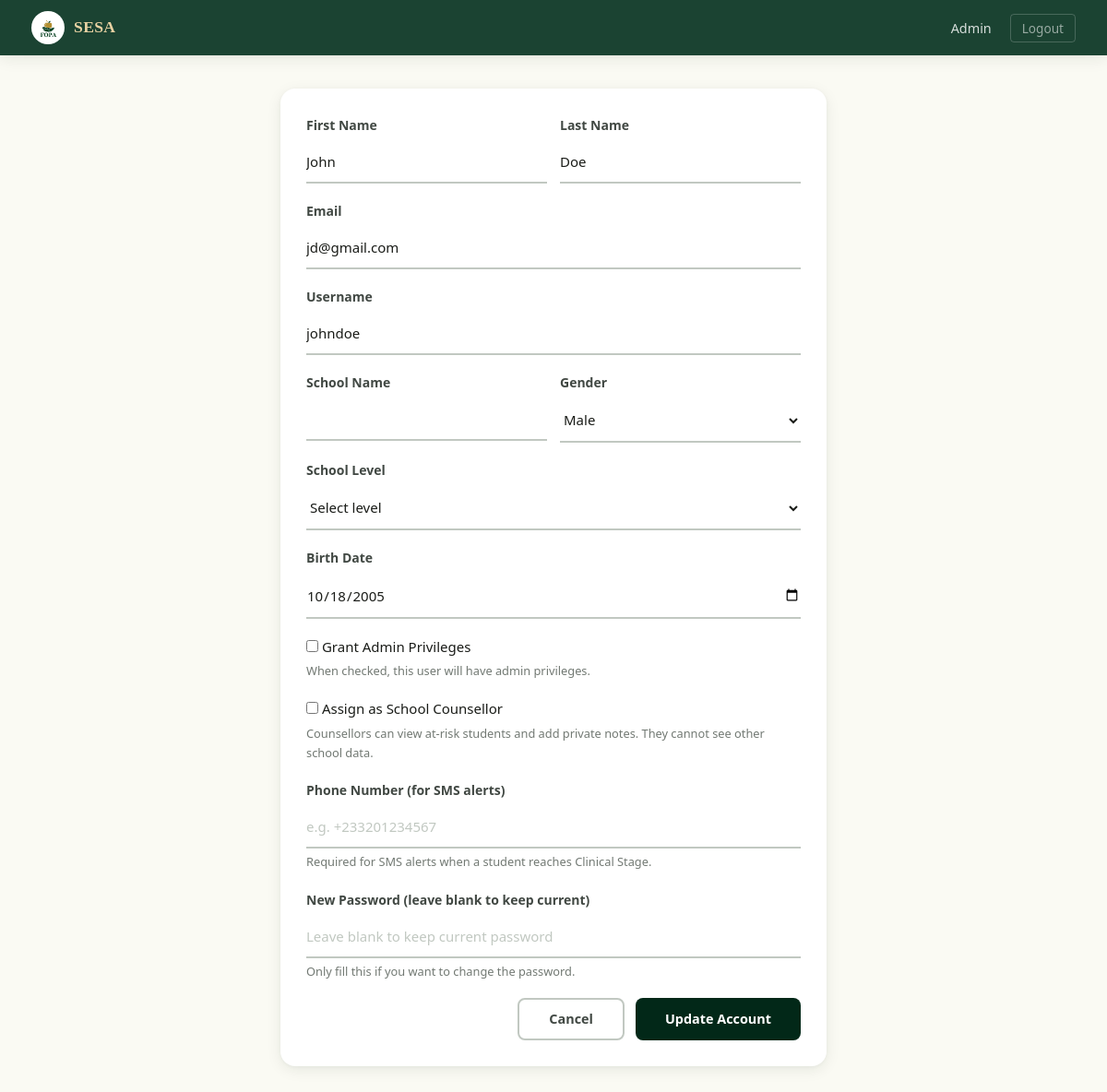
Screenshot of /admin/accounts/3/edit (signed in) with the database file from the repository.
### app/models/account.py (models this page shows, shortened)
class Accounts(UserMixin, db.Model):
    __tablename__ = 'accounts'
    id = db.Column(db.Integer, primary_key=True)
    fname = db.Column(db.String(100), nullable=False)
    lname = db.Column(db.String(100), nullable=False)
    email = db.Column(db.String(120), unique=True, nullable=True, index=True)
    username = db.Column(db.String(50), unique=True, nullable=False, index=True)
    password = db.Column(db.String(256), nullable=False)
    school_name = db.Column(db.String(200), nullable=True)
    gender = db.Column(db.String(20), nullable=True)
    birthdate = db.Column(db.Date, nullable=True)
    last_login = db.Column(db.DateTime, nullable=True)
    created_at = db.Column(db.DateTime, default=lambda: datetime.now(timezone.utc))
    school_id = db.Column(
        db.Integer,
        db.ForeignKey('school.id', ondelete='CASCADE', name='fk_accounts_school_id'),
        nullable=True,
        index=True
    )
    class_group = db.Column(db.String(50), nullable=True)   # e.g. "Form 2A", "JHS 3B"
    level = db.Column(db.String(20), nullable=True)          # jhs | shs | university
    class_id = db.Column(
        db.Integer,
        db.ForeignKey('school_class.id', ondelete='SET NULL', name='fk_accounts_class_id'),
        nullable=True,
        index=True
    )
    claim_code_hash  = db.Column(db.String(256), nullable=True)
    claim_code_plain = db.Column(db.String(20),  nullable=True)
    is_claimed       = db.Column(db.Boolean, default=True, nullable=False, server_default='1')
    is_admin = db.Column(db.Boolean, default=False, nullable=False)
    is_counsellor = db.Column(db.Boolean, default=False, server_default='0', nullable=False)
    failed_attempts = db.Column(db.Integer, default=0, server_default='0', nullable=False)
    locked_until = db.Column(db.DateTime, nullable=True)  # NULL = not locked
    phone = db.Column(db.String(20), nullable=True)
    consent_given = db.Column(db.Boolean, default=False, nullable=False, server_default='0')
    consent_given_at = db.Column(db.DateTime, nullable=True)
    consent_version = db.Column(db.String(10), nullable=True)  # e.g. 'v1.0'
    test_results = db.relationship(
        'TestResult',
        backref='account',
        lazy='dynamic',
        cascade='all, delete-orphan'
    )
    @property
    def full_name(self):
        return f'{self.fname} {self.lname}'
    @property
    def is_super_admin(self):
        return self.is_admin
    LOCKOUT_THRESHOLD = 5      # failed attempts before lockout
    LOCKOUT_MINUTES   = 15     # minutes locked after threshold reached

### app/routes/admin.py (the view, shortened to what this page needs)
@admin_bp.route('/accounts/<int:account_id>/edit', methods=['GET', 'POST'])
@login_required
@super_admin_required
def edit_account(account_id):
    account = Accounts.query.get_or_404(account_id)
    form = EditAccountForm(obj=account)
    return render_template('admin/edit_account.html', form=form, account=account)

### app/forms/__init__.py
class EditAccountForm(FlaskForm):
    fname = StringField('First Name', validators=[DataRequired(), Length(min=2, max=100)])
    lname = StringField('Last Name', validators=[DataRequired(), Length(min=2, max=100)])
    email = StringField('Email', validators=[DataRequired(), Email(), Length(max=120)])
    username = StringField('Username', validators=[DataRequired(), Length(min=3, max=50)])
    school_name = StringField('School Name', validators=[Optional()])
    birthdate = DateField('Birth Date', validators=[Optional()])
    gender = SelectField('Gender', choices=GENDER_CHOICES, validators=[Optional()])
    level = SelectField('School Level', choices=LEVEL_CHOICES, validators=[Optional()])
    is_admin = BooleanField('Grant Admin Privileges')
    is_counsellor = BooleanField('Assign as School Counsellor')
    phone = StringField('Phone Number (for SMS alerts)', validators=[Optional(), Length(max=20)])
    password = PasswordField('New Password (leave blank to keep current)', validators=[Optional(), Length(min=8)])
    submit = SubmitField('Update Account')

### app/__init__.py (called while the page is built)
def _init_extensions(app: Flask) -> None:
    app.config.setdefault("SQLALCHEMY_ENGINE_OPTIONS", {}).update({
        "pool_pre_ping": True,   # test connection before using it
        "pool_recycle":  300,    # recycle connections every 5 minutes
        "pool_size":     5,      # max persistent connections
        "max_overflow":  2,      # extra connections under load
    })
    db.init_app(app)
    migrate.init_app(app, db)
    csrf.init_app(app)
    login_manager.init_app(app)
    limiter.init_app(app)
    from app.models.account import Accounts
    from app.models.quiz_session import QuizSession  # noqa: F401
    from app.models.counsellor_profile import CounsellorProfile  # noqa: F401
    from app.models.assessment_type import AssessmentType  # noqa: F401
    @login_manager.user_loader
    def load_user(user_id: str):
        return Accounts.query.get(int(user_id))

### app/templates/admin/edit_account.html (shortened to what this page needs)
{% extends 'base.html' %}
{% block nav_links %}
  <li><a href="{{ url_for('admin.dashboard') }}">Admin</a></li>
  <li><a href="{{ url_for('auth.logout') }}" class="btn-nav-logout">Logout</a></li>
{% endblock %}
{% block body %}
<div class="container-sm" style="padding-top: 36px; padding-bottom: 48px;">
  <div class="card">
    <div class="card-body">
      <form method="POST" novalidate>
        <div style="display: grid; grid-template-columns: 1fr 1fr; gap: 14px;">
          <div class="form-group">
            {{ form.fname.label(class="form-label") }}
            {{ form.fname(class="form-control") }}
          </div>
          <div class="form-group">
            {{ form.lname.label(class="form-label") }}
            {{ form.lname(class="form-control") }}
          </div>
        </div>
        <div class="form-group">
          {{ form.email.label(class="form-label") }}
          {{ form.email(class="form-control") }}
        </div>
        <div class="form-group">
          {{ form.username.label(class="form-label") }}
          {{ form.username(class="form-control") }}
        </div>
        <div style="display: grid; grid-template-columns: 1fr 1fr; gap: 14px;">
          <div class="form-group">
            <label class="form-label">School Name</label>
            <input type="text" name="school_name" class="form-control" value="{{ account.school_name or '' }}">
          </div>
          <div class="form-group">
            {{ form.gender.label(class="form-label") }}
            {{ form.gender(class="form-control") }}
          </div>
        </div>
        <div class="form-group">
          {{ form.level.label(class="form-label") }}
          {{ form.level(class="form-control") }}
        </div>
        <div class="form-group">
          {{ form.birthdate.label(class="form-label") }}
          {{ form.birthdate(class="form-control") }}
        </div>
        <div class="form-group">
          {{ form.is_admin(class="form-check-input") }}
          {{ form.is_admin.label(class="form-check-label") }}
          <div class="form-hint">When checked, this user will have admin privileges.</div>
        </div>
        <div class="form-group">
          {{ form.is_counsellor(class="form-check-input") }}
          {{ form.is_counsellor.label(class="form-check-label") }}
          <div class="form-hint">Counsellors can view at-risk students and add private notes. They cannot see other school data.</div>
        </div>
        <div class="form-group">
          {{ form.phone.label(class="form-label") }}
          {{ form.phone(class="form-control", placeholder="e.g. +233201234567") }}
          <div class="form-hint">Required for SMS alerts when a student reaches Clinical Stage.</div>
        </div>
        <div class="form-group">
          {{ form.password.label(class="form-label") }}
          {{ form.password(class="form-control", placeholder="Leave blank to keep current password") }}
          <div class="form-hint">Only fill this if you want to change the password.</div>
        </div>
        <div style="display: flex; gap: 12px; justify-content: flex-end; margin-top: 8px;">
          <a href="{{ url_for('admin.dashboard') }}#all_accounts" class="btn btn-ghost">Cancel</a>
          <button type="submit" class="btn btn-primary">Update Account</button>
        </div>
      </form>
    </div>
  </div>
</div>
{% endblock %}

### app/static/css/main.css (style rules this page uses)
:root { --green-900: #022818; --green-800: #1b4332; --green-700: #2d5a44; --green-600: #426652; --green-500: #579672; --green-400: #94d5ad; --green-100: #e8f5ed; --green-50: #f2faf5; --gold-700: #775a19; --gold-500: #c5a059; --gold-400: #d4b87a; --gold-300: #fbbf24; --gold-200: #e9d2a3; --gold-100: #f7edd8; --gold-50: #fdf8ef; --ivory: #fafaf3; --white: #ffffff; --surface-low: #f4f4ed; --surface-mid: #eeeee7; --surface-high: #e8e9e2; --gray-900: #1a1c18; --gray-700: #414843; --gray-500: #727973; --gray-300: #c1c8c1; --gray-200: #e3e3dc; --gray-100: #f4f4ed; --red-600: #ba1a1a; --red-100: #ffdad6; --success: #166534; --success-bg: #dcfce7; --warning: #92400e; --warning-bg: #fef3c7; --amber-600: #c5a059; --amber-100: #f7edd8; --blue-600: #2563eb; --blue-100: #dbeafe; --radius-sm: 4px; --radius-md: 8px; --radius-lg: 16px; --radius-xl: 24px; --radius-full: 9999px; --shadow-sm: 0 1px 3px rgba(2,40,24,.06), 0 1px 2px rgba(2,40,24,.04); --shadow-md: 0 4px 16px rgba(2,40,24,.08), 0 1px 4px rgba(2,40,24,.04); --shadow-lg: 0 12px 40px rgba(2,40,24,.1), 0 2px 8px rgba(2,40,24,.05); --shadow-xl: 0 20px 50px rgba(2,40,24,.08); --transition: 0.2s cubic-bezier(0.4, 0, 0.2, 1); --font-display: 'Playfair Display', Georgia, serif; --font-body: 'Manrope', system-ui, sans-serif; --navbar-height: 60px; }
*, *::before, *::after { box-sizing: border-box; margin: 0; padding: 0; }
* { -webkit-tap-highlight-color: transparent; }
a, button, .btn, .tab-item, .quiz-option, .test-card, .nav-dropdown a, .guide-nav-item, .crisis-option, .stat-card, .a2hs-btn-install, .a2hs-btn-later, .admin-tab { -webkit-tap-highlight-color: transparent; touch-action: manipulation; }
html { scroll-behavior: smooth; }
body { font-family: var(--font-body); font-size: 15px; line-height: 1.65; color: var(--gray-900); background: var(--ivory); -webkit-font-smoothing: antialiased; overflow-x: hidden; }
html { overflow-x: hidden; max-width: 100%; }
a { color: inherit; text-decoration: none; }
button, input, select, textarea { font-family: inherit; font-size: inherit; }
.container-sm { max-width: 640px; margin: 0 auto; padding: 0 24px; }
.navbar-links a { color: rgba(255,255,255,.82); padding: 6px 14px; border-radius: var(--radius-sm); font-weight: 500; font-size: 0.9rem; transition: background var(--transition), color var(--transition); }
.navbar-links .btn-nav-logout { color: rgba(255,255,255,.55); border: 1px solid rgba(255,255,255,.2); border-radius: var(--radius-sm); padding: 5px 12px; font-size: 0.85rem; transition: color var(--transition), border-color var(--transition); }
.card { background: var(--white); border-radius: var(--radius-lg); box-shadow: var(--shadow-md); overflow: hidden; }
.card-body { padding: 28px; }
.btn { display: inline-flex; align-items: center; justify-content: center; gap: 6px; padding: 14px 32px; border-radius: var(--radius-md); font-weight: 600; font-size: 0.9rem; cursor: pointer; border: none; transition: background var(--transition), transform var(--transition), box-shadow var(--transition); line-height: 1; text-decoration: none; white-space: nowrap; overflow: hidden; text-overflow: ellipsis; max-width: 100%; }
.btn-primary { background:var(--green-900); color:#fff; }
.btn-ghost { color:var(--gray-700); border: 2px solid var(--gray-300); }
.form-group { margin-bottom:18px; }
.form-label { display:block; font-weight:600; font-size:0.875rem; color:var(--gray-700); margin-bottom:6px; }
.form-control { width:100%; padding:12px 0; border:none; border-bottom:2px solid var(--gray-300); border-radius:0; background:transparent; color:var(--gray-900); transition:border-color var(--transition); outline:none; }
.form-control::placeholder { color:var(--gray-300); }
select.form-control { cursor:pointer; }
.form-hint { font-size:0.8rem; color:var(--gray-500); margin-top:4px; }

### rows the page displays
Accounts: fname "John", lname "Doe", email "jd@gmail.com", username "johndoe", gender "Male", level "Select level", birthdate "10/18/2005"
